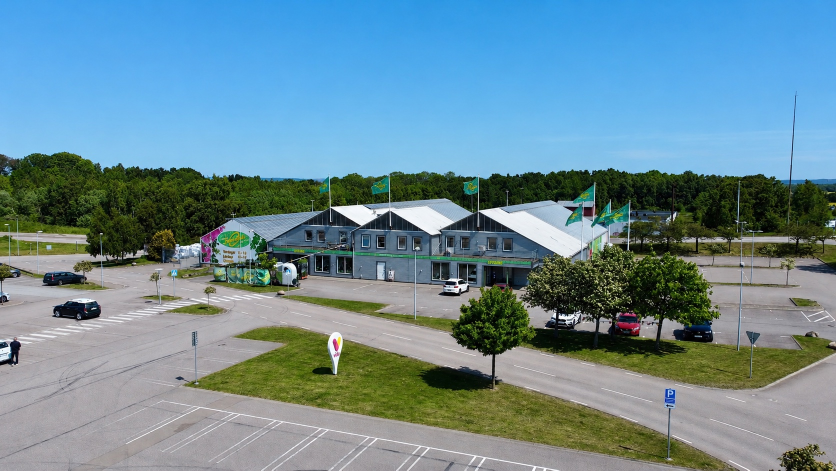
#> input picture src/assets/site/masters/yard.jpg, 1672 x 941 px (shown at 1/2 size)
$ python duotone.py
#> lines starting #> are read from the running program, lines starting #| are printed output that depends on the picture
"""Trycker fotona i sidans två färger: svart och rosa.

Källor: högupplösta masters i src/assets/site/masters.
Rampens ändar är --ink och --rosa.

    python3 scripts/duotone.py [namn ...]
"""

import sys
from pathlib import Path

import numpy as np
from PIL import Image

ROOT = Path(__file__).resolve().parents[1]
SRC = ROOT / "src/assets/site/masters"
OUT = ROOT / "src/assets/site/duotone"

BLACK = (11, 10, 10)
MID = (112, 105, 106)
PINK = (239, 227, 227)

# namn -> (fil, beskärning v/ö/h/n, svartpunkt, vitpunkt, gamma, kontrast)
PLAN = {
    "yard": ("yard.jpg", (0.04, 0.18, 0.98, 0.88), 3, 99.0, 0.95, 0.48),
    "roof": ("roof.jpg", (0.02, 0.0, 0.98, 1.0), 4, 99.0, 0.90, 0.50),
    "corner": ("corner.jpg", (0.0, 0.0, 0.96, 1.0), 3, 99.0, 0.98, 0.45),
    "quay": ("quay.jpg", (0.0, 0.0, 1.0, 1.0), 2.5, 99.2, 0.95, 0.45),
    "hall": ("hall.jpg", (0.0, 0.0, 1.0, 1.0), 1.5, 99.5, 1.05, 0.40),
    # Samma proportion (~3.17:1) så Ways-paren blir spegelbildade.
    "flowerteam": ("flowerteam.jpg", (0.0, 0.22, 1.0, 0.78), 3, 99.0, 0.95, 0.48),
    "gnesta": ("gnesta.jpg", (0.05, 0.2875, 0.95, 0.7125), 2.5, 99.2, 0.95, 0.45),
    # Acquisition: samma 3:2-format så Icarus och Munkbro speglar varandra.
    "icarus": ("icarus.jpg", (0.0, 0.0555, 1.0, 0.9445), 2.5, 99.2, 0.95, 0.45),
    "munkbro": ("munkbro.jpg", (0.0, 0.0555, 1.0, 0.9445), 2.5, 99.2, 0.95, 0.48),
    # Sale & leaseback: samma 16:9-ish så Nifelhem och Maskinisten speglar varandra.
    "nifelhem": ("nifelhem.jpg", (0.0, 0.078125, 1.0, 0.921875), 2.5, 99.2, 0.95, 0.45),
    "maskinisten": ("maskinisten.jpg", (0.02, 0.022, 0.98, 0.978), 3, 99.0, 0.92, 0.48),
}

WIDTHS = (1400, 1000, 640)


def ramp():
    lut = np.zeros((256, 3), np.float64)
    t = np.linspace(0, 1, 128)[:, None]
    lut[:128] = np.array(BLACK) + (np.array(MID) - np.array(BLACK)) * t
    lut[128:] = np.array(MID) + (np.array(PINK) - np.array(MID)) * t
    return lut


LUT = ramp()


def tone(gray, black_pct, white_pct, gamma, contrast):
    lo, hi = np.percentile(gray, [black_pct, white_pct])
    x = np.clip((gray - lo) / max(hi - lo, 1e-6), 0, 1)
    x = x**gamma
    s = x * x * (3 - 2 * x)
    return np.clip(x * (1 - contrast) + s * contrast, 0, 1)


def grain(shape, rng, amount=5.0):
    return rng.normal(0, amount, shape)


def build(key, rng):
#> called with key = 'yard'
    name, box, bp, wp, g, contrast = PLAN[key]
    source = SRC / name
    if not source.exists():
        raise SystemExit(f"Saknar master: {source}")

    img = Image.open(source).convert("RGB")
#> img is the input picture: PIL image 1672x941 RGB; mean R, G, B 106.9, 139.6, 151.4
    w, h = img.size
#> w = 1672; h = 941
    left, top, right, bottom = box
    img = img.crop((int(w * left), int(h * top), int(w * right), int(h * bottom)))
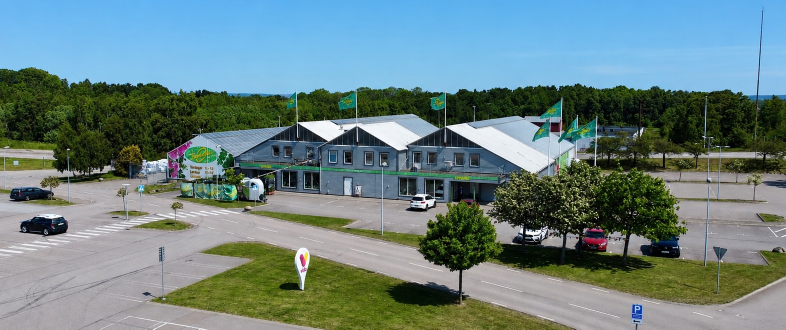
#> img: PIL image 1572x659 RGB (shown at 1/2 size); mean R, G, B 106.7, 130.7, 130.9

    a = np.asarray(img, np.float64)
    gray = 0.2126 * a[..., 0] + 0.7152 * a[..., 1] + 0.0722 * a[..., 2]
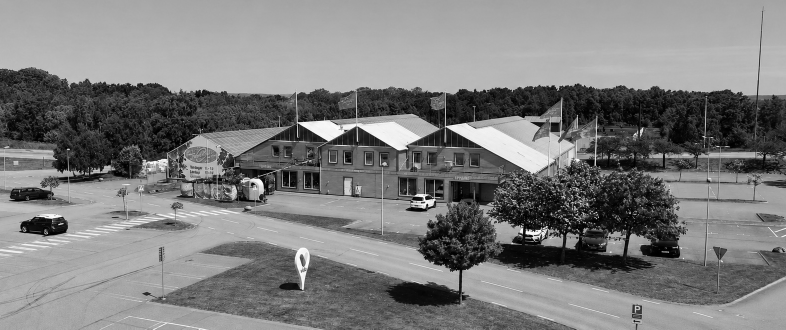
#> gray: shape (659, 1572) float64 (shown at 1/2 size); min 0, max 255, mean 125.6
    x = tone(gray, bp, wp, g, contrast)
#> in tone, `lo, hi = np.percentile(gray, [black_pct, white_pct])`: lo = 10.44; hi = 238.2
#> in tone, `s = x * x * (3 - 2 * x)`:
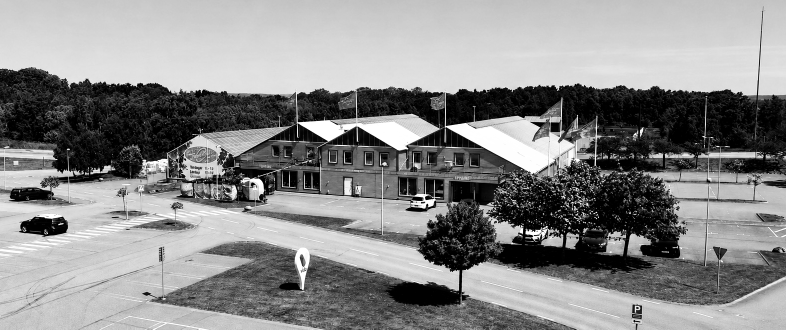
#> s: shape (659, 1572) float64 (shown at 1/2 size); min 0, max 1, mean 0.542

    idx = np.clip(x * 255, 0, 255)
    floor = np.floor(idx).astype(int)
    ceil = np.clip(floor + 1, 0, 255)
    frac = (idx - floor)[..., None]
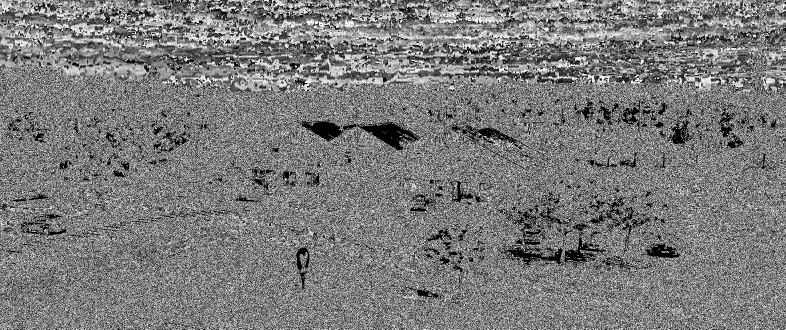
#> frac: shape (659, 1572, 1) float64 (shown at 1/2 size); min 0, max 1, mean 0.483
    out = LUT[floor] * (1 - frac) + LUT[ceil] * frac
    out += grain(out.shape[:2], rng)[..., None]

    full = Image.fromarray(np.clip(out, 0, 255).astype(np.uint8))
    native = full.size[0]
#> native = 1572
    print(f"{key:8s} {name:14s} {full.size[0]}x{full.size[1]}")
#| yard     yard.jpg       1572x659

    widths = [native, *(t for t in WIDTHS if t < native)]
#> widths = [1572, 1400, 1000, 640]
    for target in widths:
        scaled = (
            full
            if target == native
            else full.resize(
                (target, round(full.size[1] * target / native)), Image.LANCZOS
            )
        )
        path = OUT / f"{key}-{target}.webp"
        scaled.save(path, "WEBP", quality=86, method=6)
        print(f"         {path.name:24s} {path.stat().st_size / 1024:5.0f} kB")

    fallback = min(1280, native)
    shrunk = (
        full
        if fallback == native
        else full.resize(
            (fallback, round(full.size[1] * fallback / native)), Image.LANCZOS
        )
    )
    path = OUT / f"{key}-{fallback}.jpg"
    shrunk.save(path, "JPEG", quality=84, optimize=True, progressive=True)
    print(f"         {path.name:24s} {path.stat().st_size / 1024:5.0f} kB")
    return full.size


def main():
    OUT.mkdir(parents=True, exist_ok=True)
    rng = np.random.default_rng(7)
    sizes = {}
    for key in sys.argv[1:] or list(PLAN):
        sizes[key] = build(key, rng)
    print("SIZES", sizes)


if __name__ == "__main__":
#> (the run stopped early here; a loop or call above may not have finished)

$ run again, with src/assets/site/masters/munkbrohallen.jpg copied over src/assets/site/masters/yard.jpg
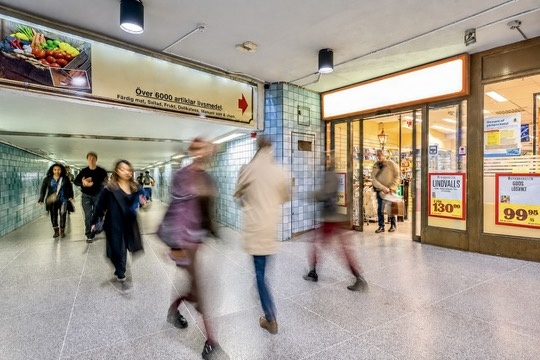
#> input picture src/assets/site/masters/munkbrohallen.jpg, 540 x 360 px
#> in build, img is the input picture: PIL image 540x360 RGB; mean R, G, B 164.6, 155, 143.5
#> img: PIL image 508x252 RGB
#> in build, `gray = 0.2126 * a[..., 0] + 0.7152 * a[..., 1] + 0.0722 * a[..., 2]`:
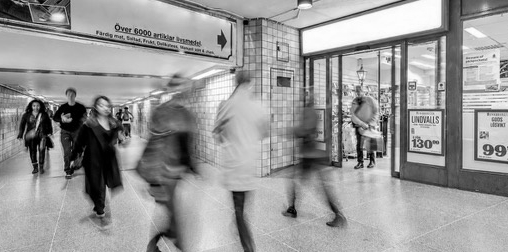
#> gray: shape (252, 508) float64; min 0, max 255, mean 153.4
#> lo = 17.53; hi = 252.6
#> in build, `out = LUT[floor] * (1 - frac) + LUT[ceil] * frac`:
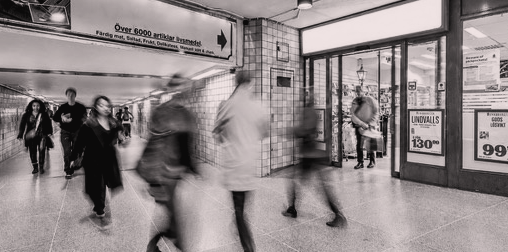
#> out: shape (252, 508, 3) float64; mean of channels 0, 1, 2 143.6, 135.7, 136.2; drawn as R, G, B
#| yard     yard.jpg       508x252
